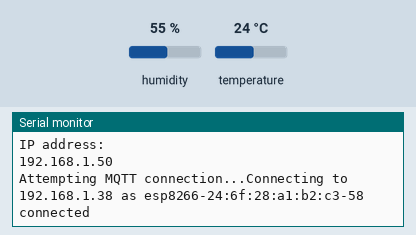
A sketch run on a simulated ESP8266 (NodeMCU). Shown: the last lines printed to the serial monitor. Inputs (shaded band) come from the test bench; at power-on: humidity 55 %, temperature 24 °C. WiFi joins after 1.5 s; servers stay silent unless stated; no MQTT or app messages arrive unless stated.

Above: at 2.7 s.
2.8 s: humidity set to 22 %
At 4.2 s:
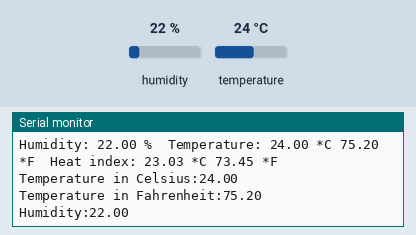
10.9 s: temperature set to 12 °C
At 18.8 s:
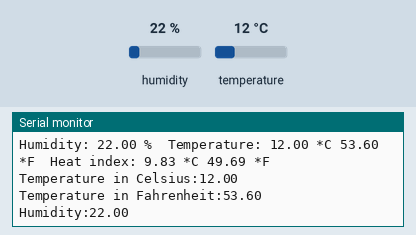
19.0 s: humidity set to 40 %
At 26.4 s:
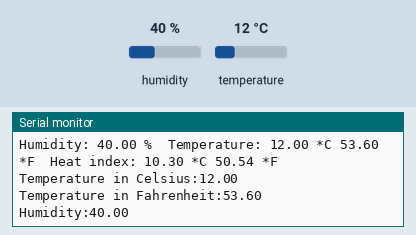
Timing chart, 0 to 27.9 s (numbered marks = the images above; inputs shaded):
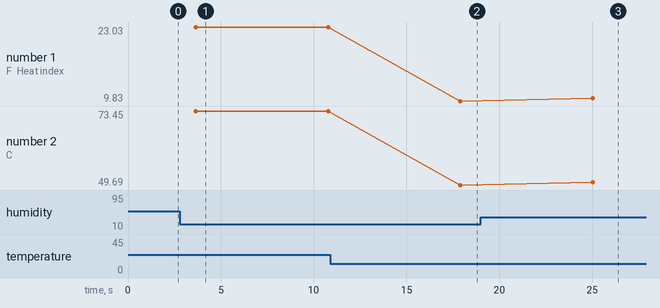

The sketch:

main.ino
```cpp
#include <ESP8266WiFi.h>
#include <Wire.h>
#include <PubSubClient.h>
#include <Adafruit_Sensor.h>
#include <DHT.h>

#define DHTPIN 4 // what digital pin we're connected to NodeMCU (D6)

// Uncomment whatever type you're using!
#define DHTTYPE DHT11 // DHT 11
//#define DHTTYPE DHT22 // DHT 22 (AM2302), AM2321
//#define DHTTYPE DHT21 // DHT 21 (AM2301)

#define wifi_ssid "wifi_ssid"
#define wifi_password "wifi_password"

#define mqtt_server "192.168.1.38"
//#define mqtt_user "user"
//#define mqtt_password "password"

#define humidity_topic "sensor/humidity"
#define temperature_celsius_topic "sensor/temperature_celsius"
#define temperature_fahrenheit_topic "sensor/temperature_fahrenheit"

DHT dht(DHTPIN, DHTTYPE);

WiFiClient espClient;
PubSubClient client(espClient);

void setup_wifi() {
  delay(10);
  // We start by connecting to a WiFi network
  Serial.println();
  Serial.print("Connecting to ");
  Serial.println(wifi_ssid);

  WiFi.begin(wifi_ssid, wifi_password);

  while (WiFi.status() != WL_CONNECTED) {
    delay(500);
    Serial.print(".");
  }

  Serial.println("");
  Serial.println("WiFi connected");
  Serial.println("IP address: ");
  Serial.println(WiFi.localIP());
}

void setup() {
  Serial.begin(9600);
  dht.begin();

  setup_wifi();
  client.setServer(mqtt_server, 1883);
}

String macToStr(const uint8_t* mac) {
  String result;
  for (int i = 0; i < 6; ++i) {
    result += String(mac[i], 16);
    if (i < 5)
      result += ':';
  }
  return result;
}

void reconnect() {
  // Loop until we're reconnected
  while (!client.connected()) {
    Serial.print("Attempting MQTT connection...");

    // Generate client name based on MAC address and last 8 bits of microsecond counter
    String clientName;
    clientName += "esp8266-";
    uint8_t mac[6];
    WiFi.macAddress(mac);
    clientName += macToStr(mac);
    clientName += "-";
    clientName += String(micros() & 0xff, 16);
    Serial.print("Connecting to ");
    Serial.print(mqtt_server);
    Serial.print(" as ");
    Serial.println(clientName);

    // Attempt to connect
    // If you do not want to use a username and password, change the next line to
    if (client.connect((char*) clientName.c_str())) {
      Serial.println("connected");
    } else {
      Serial.print("failed, rc=");
      Serial.print(client.state());
      Serial.println(" try again in 5 seconds");
      // Wait 5 seconds before retrying
      delay(5000);
    }
  }
}

void loop() {

  if (!client.connected()) {
    reconnect();
  }
  client.loop();

  // Wait a few seconds between measurements.
  delay(2000);

  // Reading temperature or humidity takes about 250 milliseconds!
  // Sensor readings may also be up to 2 seconds 'old' (it's a very slow sensor)
  float h = dht.readHumidity();
  // Read temperature as Celsius (the default)
  float t = dht.readTemperature();
  // Read temperature as Fahrenheit (isFahrenheit = true)
  float f = dht.readTemperature(true);

  // Check if any reads failed and exit early (to try again).
  if (isnan(h) || isnan(t) || isnan(f)) {
    Serial.println("Failed to read from DHT sensor!");
    return;
  }

  // Compute heat index in Fahrenheit (the default)
  float hif = dht.computeHeatIndex(f, h);
  // Compute heat index in Celsius (isFahreheit = false)
  float hic = dht.computeHeatIndex(t, h, false);
  Serial.print("Humidity: ");
  Serial.print(h);
  Serial.print(" %\t");
  Serial.print("Temperature: ");
  Serial.print(t);
  Serial.print(" *C ");
  Serial.print(f);
  Serial.print(" *F\t");
  Serial.print("Heat index: ");
  Serial.print(hic);
  Serial.print(" *C ");
  Serial.print(hif);
  Serial.println(" *F");

  Serial.print("Temperature in Celsius:");
  Serial.println(String(t).c_str());
  client.publish(temperature_celsius_topic, String(t).c_str(), true);

  Serial.print("Temperature in Fahrenheit:");
  Serial.println(String(f).c_str());
  client.publish(temperature_fahrenheit_topic, String(f).c_str(), true);

  Serial.print("Humidity:");
  Serial.println(String(h).c_str());
  client.publish(humidity_topic, String(h).c_str(), true);

  delay(5000); // Wait 5 seconds before taking another reading
}
```

Measured:
- after the input at 2.8 s, the serial monitor: prints a new line after 0.86 s (image 1)
- after the input at 10.9 s, the serial monitor: prints a new line after 7.0 s (image 2)
- after the input at 19.0 s, the serial monitor: prints a new line after 6.0 s (image 3)
- plotted number 1: 23.03 → 9.83 after the input at 10.9 s, 9.83 → 10.3 after the input at 19.0 s
- plotted number 2: 73.45 → 49.69 after the input at 10.9 s, 49.69 → 50.54 after the input at 19.0 s
